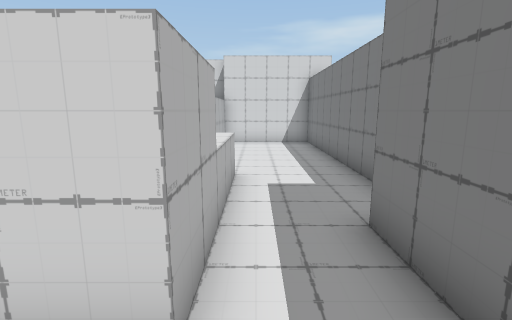
View 1 (above)

19 first-person views from a walk through a scene from a Unity 3-D project. The camera is 1.5 m above the floor, tilts 10° down and sees 85° across. The floor is counted in squares, 1 m on a side. Each view is taken from the middle of a square. On the plan, view 1 faces up. The plan holds only what a view shows up to about 14 squares ahead; the rest is blank. The place goes on beyond the plan. The player is left out. Some animated figures are not drawn. Some surface patterns are stand-ins.

View 2
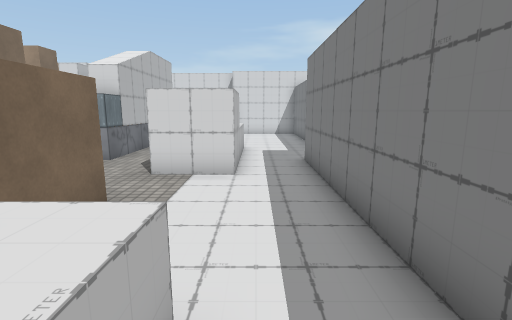

View 3
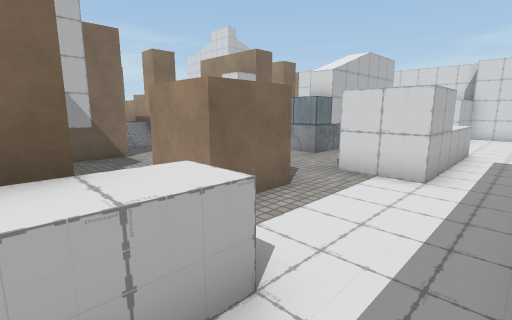

View 4
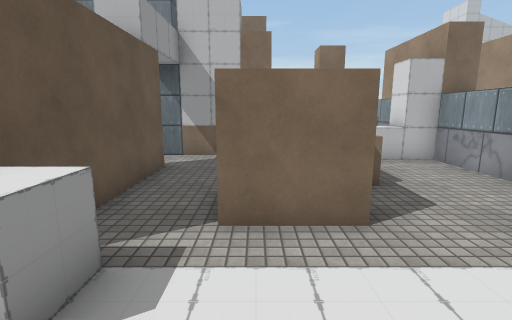

View 5
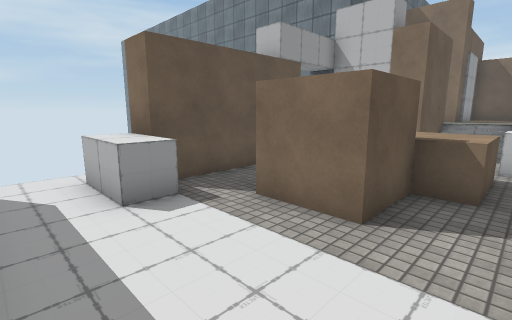

View 6
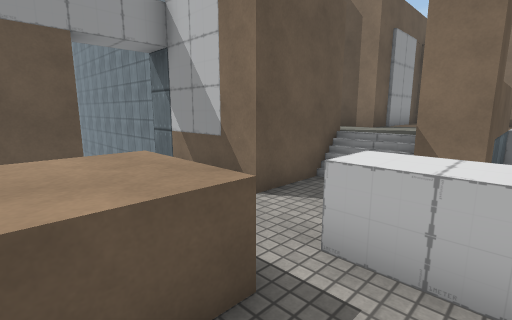

View 7
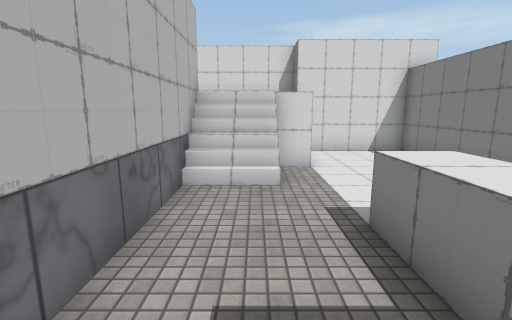

View 8
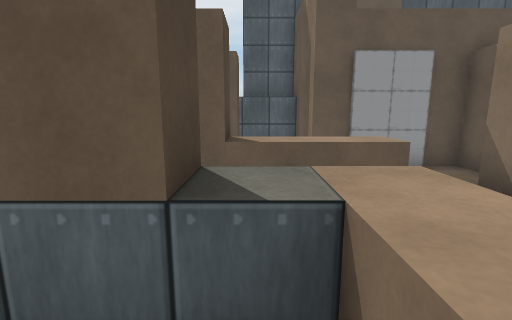

View 9
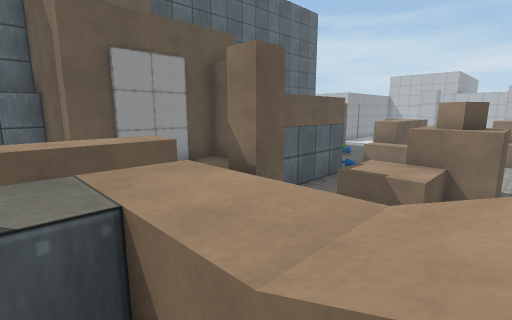

View 10
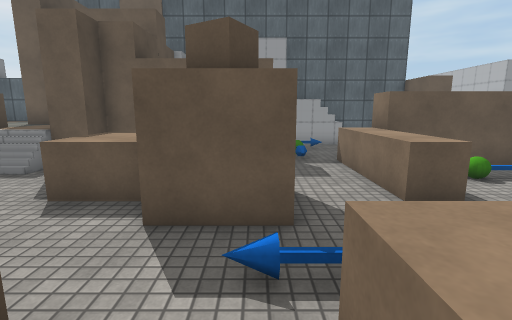

View 11
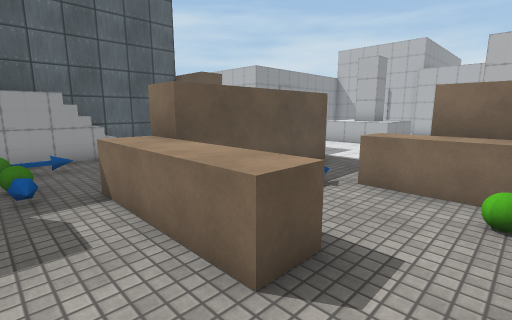

View 12
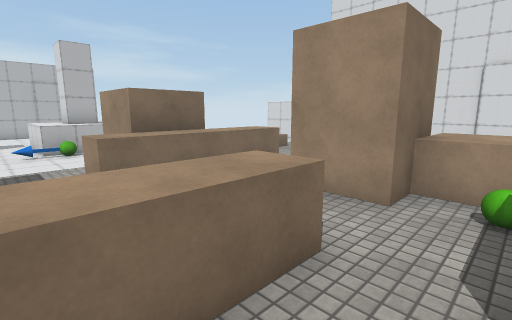

View 13
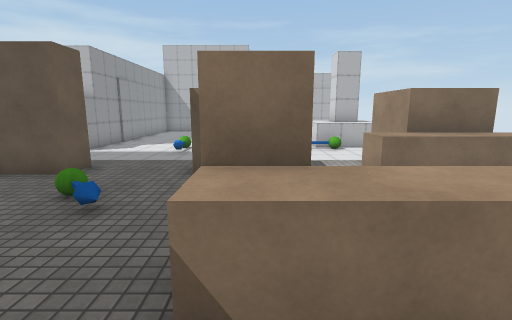

View 14
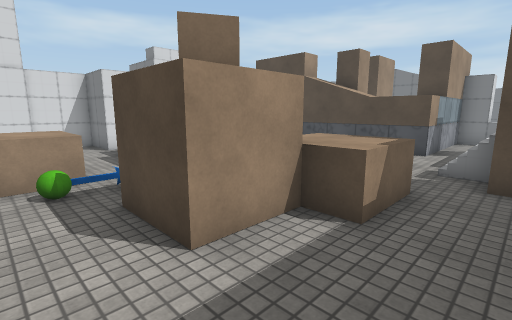

View 15
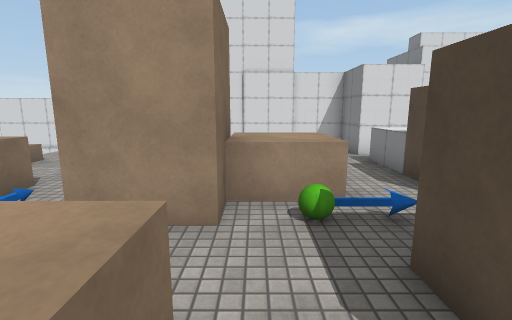

View 16
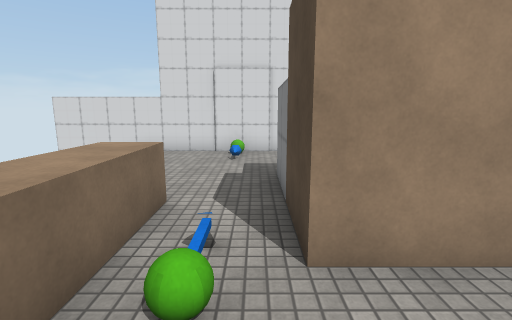

View 17
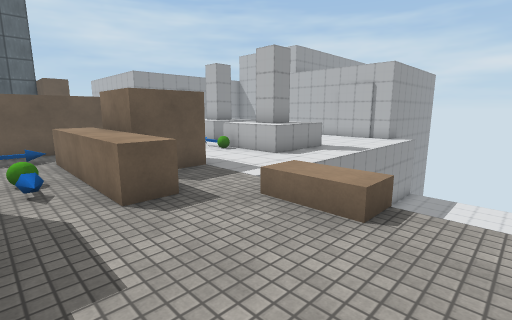

View 18
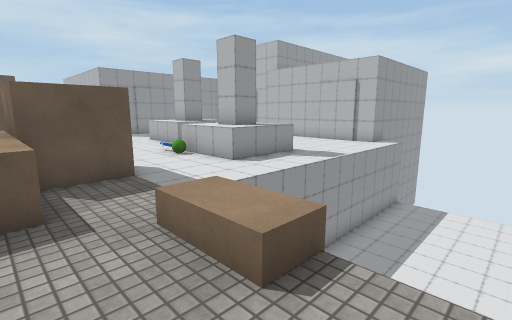

View 19
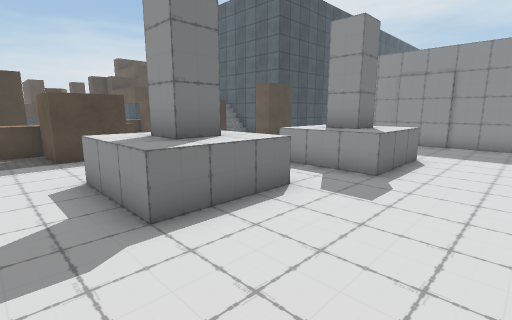

### Floor plan
Key: @ floor where view 1 was taken; # wall or solid block; . main floor; : floor 1 m higher than the main floor; - floor 3 m lower than the main floor; / step, stairs or slope; = window, fence, low wall or low ledge; ^ raised ledge; B block; O other object.
Columns run from 41 left of view 1 to 3 right of it. Each row starts with its distance up from view 1.
 15          #############              #####
 14            .....    .#                  #####
 13 -----     ......    .##                 ....#
 12 -----     ......    ..                  ....#
 11 -----     B....    ..^                  ....#
 10 -----     B....#   ..^              #//.....#
  9 -----     .....# ^^..#      #       #//.....#
  8 ............^..##^^..       #       #.......#
  7 ............^..##.....      ## ##   #.......#
  6 ....^^^...##^..........     =:      #...^...#
  5 ....^#^...##^......##...    =       #...^...
  4 ....^^^O....^...^..##^^..  .#=####==#.  ^...
  3 .......O.....OO.^....^^..........#.....##..#
  2 ................^........//      ^.....##..#
  1 ...^^^.....#####^.......#::^^^#  ^.........#
  0 ...^^^...  #  ....##^^=##:::::/....^^....@.#
 -1 ...^^^............     #::::::/....^^##....#
 -2 ....   ........../     =^^=#::###..  ##....#
 -3 .... .............         #    #..........#
 -4  ..........#.. /           #    #.......^..
 -5  ........  #.  //          ######..#####^..
 -6  #######     ######   ##   ##   #      #...

Where each view was taken, in squares from view 1:
view 1: 0 up, 0 right, facing up
view 2: 5 down, 0 right, facing up
view 3: 5 down, 1 right, facing up-left
view 4: 2 down, 1 right, facing left
view 5: 1 up, 1 right, facing down-left
view 6: 2 up, 5 left, facing down-left
view 7: 3 up, 3 left, facing up
view 8: 6 up, 12 left, facing down
view 9: 6 up, 12 left, facing down-left
view 10: 9 up, 22 left, facing down
view 11: 6 up, 23 left, facing down-left
view 12: 2 up, 23 left, facing up-left
view 13: 1 up, 23 left, facing left
view 14: 1 up, 24 left, facing up-right
view 15: 3 up, 24 left, facing up
view 16: 4 up, 27 left, facing up
view 17: 13 up, 27 left, facing down-left
view 18: 13 up, 29 left, facing down-left
view 19: 8 up, 41 left, facing down-right
